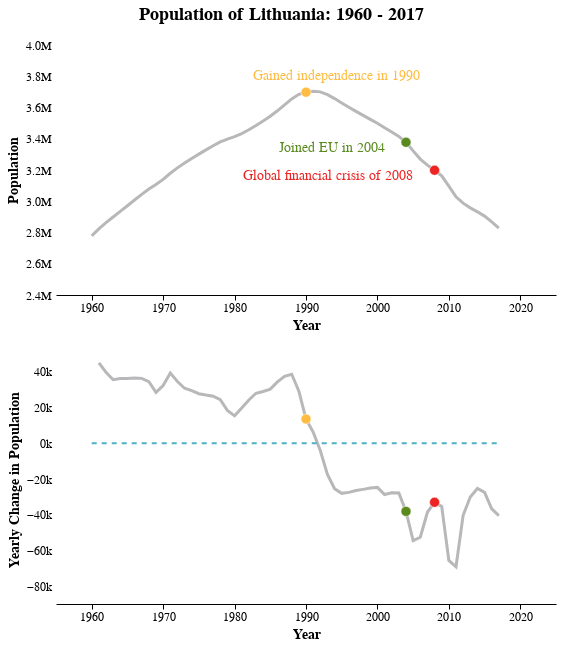

The code cell stored with this chart in its notebook:
### Code cell
base = alt.Chart(pop).mark_line(color='#b8b8ba').encode(
    x = alt.X('Year', scale = alt.Scale(domain=[1956, 2021]), axis=alt.Axis(format='f', tickCount=6))
)

pop_line = base.encode(
    y = alt.Y('Population:Q', scale = alt.Scale(domain=[2500000, 4000000]), axis=alt.Axis(format='s')),
    tooltip = ['Year', 'Population']
).properties(title="Population of Lithuania: 1960 - 2017", width=wd, height=hg)

circs = alt.Chart(circs_df).mark_circle(size=100, opacity=1.).encode(
    x = 'x',
    y = 'y',
    color = alt.Color('y:N', scale=alt.Scale(domain=circs_y, 
                                             range=colors), legend=None)
)

ind = alt.Chart(loc_df).mark_text().encode(
    x = alt.X('x', axis=alt.Axis(title='Year')),
    y = alt.Y('y', axis=alt.Axis(title='Population')),
    color = alt.Color('y:N', scale=alt.Scale(domain=text_y, 
                                             range=colors), legend=None),
    text = 'text',
    size = alt.value(14)
)


ch_line = base.encode(
    y = alt.Y('Yearly Change:Q', scale = alt.Scale(domain=[-90000.0, 50000.0]), axis=alt.Axis(format='s')),
    tooltip = ['Year', 'Yearly Change']
).properties(width=wd, height=hg)


circs_ch = alt.Chart(circs_ch_df).mark_circle(size=100, opacity=1.).encode(
    x = alt.X('x', axis=alt.Axis(title='Year')),
    y = alt.Y('y', axis=alt.Axis(title='Yearly Change in Population')),
    color = alt.Color('y:N', scale=alt.Scale(domain=circs_ch_y, 
                                             range=colors), legend=None)
)

zero_ln = alt.Chart(zero_line_df).mark_line(color='#4FB0C6', strokeWidth=2, strokeDash=[5, 5]).encode(
    x = 'x',
    y = 'y'
)

(pop_line + circs + ind) & (ch_line + circs_ch + zero_ln)

### Figure 1 — Vega-Lite specification as saved in the notebook (floating-point values rounded to 4 significant figures)
{"$schema": "https://vega.github.io/schema/vega-lite/v2.6.0.json", "config": {"axisX": {"domain": true, "domainColor": "black", "domainWidth": 1, "grid": false, "labelAngle": 0, "labelColor": "black", "labelFont": "Poppins", "labelFontSize": 12, "tickColor": "black", "tickSize": 5, "titleColor": "black", "titleFont": "Poppins", "titleFontSize": 14, "titlePadding": 5}, "axisY": {"domain": false, "grid": false, "gridColor": "white", "gridWidth": 1, "labelAngle": 0, "labelColor": "black", "labelFont": "Poppins", "labelFontSize": 12, "labelPadding": 5, "ticks": false, "titleColor": "black", "titleFont": "Poppins", "titleFontSize": 14, "titlePadding": 5}, "bar": {"binSpacing": 1, "continuousBandSize": 30, "discreteBandSize": 30, "size": 40, "stroke": false}, "circle": {"size": 50, "stroke": "white", "strokeWidth": 0.5}, "legend": {"labelFont": "Poppins", "labelFontSize": 12, "offset": 0, "orient": "top-right", "symbolSize": 100, "symbolType": "circle", "title": "", "titleFont": "Poppins", "titleFontSize": 14}, "line": {"strokeWidth": 3}, "path": {"strokeWidth": 0.5}, "point": {"size": 50}, "range": {"category": ["#47b8e0", "#ffc952", "#a5d296", "#ff7473", "#7f9eb2", "#f1bbba", "#D1B6E1", "#D9D4CF"], "diverging": ["#eff3ff", "#c6dbef", "#9ecae1", "#6baed6", "#3182bd", "#08519c"]}, "text": {"align": "right", "font": "Poppins", "fontSize": 11, "fontWeight": 400, "size": 11}, "title": {"anchor": "center", "font": "Poppins", "fontSize": 18, "offset": 15}, "trail": {"size": 1, "strokeWidth": 0}, "view": {"stroke": "transparent"}}, "datasets": {"data-0dc01439ff695e2fc75efc5640833b38": [{"Population": 2778550, "Year": 1960, "Yearly Change": null, "Yearly Change (%)": null}, {"Population": 2823550, "Year": 1961, "Yearly Change": 45000, "Yearly Change (%)": 1.62}, {"Population": 2863350, "Year": 1962, "Yearly Change": 39800, "Yearly Change (%)": 1.41}, {"Population": 2898950, "Year": 1963, "Yearly Change": 35600, "Yearly Change (%)": 1.24}, {"Population": 2935200, "Year": 1964, "Yearly Change": 36250, "Yearly Change (%)": 1.25}, {"Population": 2971450, "Year": 1965, "Yearly Change": 36250, "Yearly Change (%)": 1.24}, {"Population": 3008050, "Year": 1966, "Yearly Change": 36600, "Yearly Change (%)": 1.23}, {"Population": 3044400, "Year": 1967, "Yearly Change": 36350, "Yearly Change (%)": 1.21}, {"Population": 3078850, "Year": 1968, "Yearly Change": 34450, "Yearly Change (%)": 1.13}, {"Population": 3107321, "Year": 1969, "Yearly Change": 28471, "Yearly Change (%)": 0.92}, {"Population": 3139689, "Year": 1970, "Yearly Change": 32368, "Yearly Change (%)": 1.04}, {"Population": 3179041, "Year": 1971, "Yearly Change": 39352, "Yearly Change (%)": 1.25}, {"Population": 3213622, "Year": 1972, "Yearly Change": 34581, "Yearly Change (%)": 1.09}, {"Population": 3244438, "Year": 1973, "Yearly Change": 30816, "Yearly Change (%)": 0.96}, {"Population": 3273894, "Year": 1974, "Yearly Change": 29456, "Yearly Change (%)": 0.91}, {"Population": 3301652, "Year": 1975, "Yearly Change": 27758, "Yearly Change (%)": 0.85}, {"Population": 3328664, "Year": 1976, "Yearly Change": 27012, "Yearly Change (%)": 0.82}, {"Population": 3355036, "Year": 1977, "Yearly Change": 26372, "Yearly Change (%)": 0.79}, {"Population": 3379514, "Year": 1978, "Yearly Change": 24478, "Yearly Change (%)": 0.73}, {"Population": 3397842, "Year": 1979, "Yearly Change": 18328, "Yearly Change (%)": 0.54}, {"Population": 3413202, "Year": 1980, "Yearly Change": 15360, "Yearly Change (%)": 0.45}, {"Population": 3432947, "Year": 1981, "Yearly Change": 19745, "Yearly Change (%)": 0.58}, {"Population": 3457179, "Year": 1982, "Yearly Change": 24232, "Yearly Change (%)": 0.71}, {"Population": 3485192, "Year": 1983, "Yearly Change": 28013, "Yearly Change (%)": 0.81}, {"Population": 3514205, "Year": 1984, "Yearly Change": 29013, "Yearly Change (%)": 0.83}, {"Population": 3544543, "Year": 1985, "Yearly Change": 30338, "Yearly Change (%)": 0.86}, {"Population": 3578914, "Year": 1986, "Yearly Change": 34371, "Yearly Change (%)": 0.97}, {"Population": 3616367, "Year": 1987, "Yearly Change": 37453, "Yearly Change (%)": 1.05}, {"Population": 3655049, "Year": 1988, "Yearly Change": 38682, "Yearly Change (%)": 1.07}, {"Population": 3684255, "Year": 1989, "Yearly Change": 29206, "Yearly Change (%)": 0.8}, {"Population": 3697838, "Year": 1990, "Yearly Change": 13583, "Yearly Change (%)": 0.37}, {"Population": 3704134, "Year": 1991, "Yearly Change": 6296, "Yearly Change (%)": 0.17}, {"Population": 3700114, "Year": 1992, "Yearly Change": -4020, "Yearly Change (%)": -0.11}, {"Population": 3682613, "Year": 1993, "Yearly Change": -17501, "Yearly Change (%)": -0.47}, {"Population": 3657144, "Year": 1994, "Yearly Change": -25469, "Yearly Change (%)": -0.69}, {"Population": 3629102, "Year": 1995, "Yearly Change": -28042, "Yearly Change (%)": -0.77}, {"Population": 3601613, "Year": 1996, "Yearly Change": -27489, "Yearly Change (%)": -0.76}, {"Population": 3575137, "Year": 1997, "Yearly Change": -26476, "Yearly Change (%)": -0.74}, {"Population": 3549331, "Year": 1998, "Yearly Change": -25806, "Yearly Change (%)": -0.72}, {"Population": 3524238, "Year": 1999, "Yearly Change": -25093, "Yearly Change (%)": -0.71}, {"Population": 3499536, "Year": 2000, "Yearly Change": -24702, "Yearly Change (%)": -0.7}, {"Population": 3470818, "Year": 2001, "Yearly Change": -28718, "Yearly Change (%)": -0.82}, {"Population": 3443067, "Year": 2002, "Yearly Change": -27751, "Yearly Change (%)": -0.8}, {"Population": 3415213, "Year": 2003, "Yearly Change": -27854, "Yearly Change (%)": -0.81}, {"Population": 3377075, "Year": 2004, "Yearly Change": -38138, "Yearly Change (%)": -1.12}, {"Population": 3322528, "Year": 2005, "Yearly Change": -54547, "Yearly Change (%)": -1.62}, {"Population": 3269909, "Year": 2006, "Yearly Change": -52619, "Yearly Change (%)": -1.58}, {"Population": 3231294, "Year": 2007, "Yearly Change": -38615, "Yearly Change (%)": -1.18}, {"Population": 3198231, "Year": 2008, "Yearly Change": -33063, "Yearly Change (%)": -1.02}, {"Population": 3162916, "Year": 2009, "Yearly Change": -35315, "Yearly Change (%)": -1.1}, {"Population": 3097282, "Year": 2010, "Yearly Change": -65634, "Yearly Change (%)": -2.08}, {"Population": 3028115, "Year": 2011, "Yearly Change": -69167, "Yearly Change (%)": -2.23}, {"Population": 2987773, "Year": 2012, "Yearly Change": -40342, "Yearly Change (%)": -1.33}, {"Population": 2957689, "Year": 2013, "Yearly Change": -30084, "Yearly Change (%)": -1.01}, {"Population": 2932367, "Year": 2014, "Yearly Change": -25322, "Yearly Change (%)": -0.86}, {"Population": 2904910, "Year": 2015, "Yearly Change": -27457, "Yearly Change (%)": -0.94}, {"Population": 2868231, "Year": 2016, "Yearly Change": -36679, "Yearly Change (%)": -1.26}, {"Population": 2827721, "Year": 2017, "Yearly Change": -40510, "Yearly Change (%)": -1.41}], "data-37fe77f320fec3872530664b045db78e": [{"x": 1960, "y": 0}, {"x": 2017, "y": 0}], "data-464564494da33992d81284d13ba083b7": [{"x": 1990, "y": 13583}, {"x": 2004, "y": -38138}, {"x": 2008, "y": -33063}], "data-6f6eec00e76bc68d15d074731e4a783b": [{"x": 1990, "y": 3697838}, {"x": 2004, "y": 3377075}, {"x": 2008, "y": 3198231}], "data-e13e7d4c777097dd6702843e072cd5b0": [{"text": "Gained independence in 1990", "x": 2006, "y": 3800000}, {"text": "Joined EU in 2004", "x": 2001, "y": 3340000}, {"text": "Global financial crisis of 2008", "x": 2005, "y": 3160000}]}, "height": 300, "vconcat": [{"layer": [{"data": {"name": "data-0dc01439ff695e2fc75efc5640833b38"}, "encoding": {"tooltip": [{"field": "Year", "type": "quantitative"}, {"field": "Population", "type": "quantitative"}], "x": {"axis": {"format": "f", "tickCount": 6}, "field": "Year", "scale": {"domain": [1956, 2021]}, "type": "quantitative"}, "y": {"axis": {"format": "s"}, "field": "Population", "scale": {"domain": [2500000, 4000000]}, "type": "quantitative"}}, "height": 250, "mark": {"color": "#b8b8ba", "type": "line"}, "title": "Population of Lithuania: 1960 - 2017", "width": 500}, {"data": {"name": "data-6f6eec00e76bc68d15d074731e4a783b"}, "encoding": {"color": {"field": "y", "legend": null, "scale": {"domain": [3697838, 3377075, 3198231], "range": ["#FFBC42", "#5A8A1D", "#EC2424"]}, "type": "nominal"}, "x": {"field": "x", "type": "quantitative"}, "y": {"field": "y", "type": "quantitative"}}, "mark": {"opacity": 1, "size": 100, "type": "circle"}}, {"data": {"name": "data-e13e7d4c777097dd6702843e072cd5b0"}, "encoding": {"color": {"field": "y", "legend": null, "scale": {"domain": [3800000, 3340000, 3160000], "range": ["#FFBC42", "#5A8A1D", "#EC2424"]}, "type": "nominal"}, "size": {"value": 14}, "text": {"field": "text", "type": "nominal"}, "x": {"axis": {"title": "Year"}, "field": "x", "type": "quantitative"}, "y": {"axis": {"title": "Population"}, "field": "y", "type": "quantitative"}}, "mark": "text"}]}, {"layer": [{"data": {"name": "data-0dc01439ff695e2fc75efc5640833b38"}, "encoding": {"tooltip": [{"field": "Year", "type": "quantitative"}, {"field": "Yearly Change", "type": "quantitative"}], "x": {"axis": {"format": "f", "tickCount": 6}, "field": "Year", "scale": {"domain": [1956, 2021]}, "type": "quantitative"}, "y": {"axis": {"format": "s"}, "field": "Yearly Change", "scale": {"domain": [-90000, 50000]}, "type": "quantitative"}}, "height": 250, "mark": {"color": "#b8b8ba", "type": "line"}, "width": 500}, {"data": {"name": "data-464564494da33992d81284d13ba083b7"}, "encoding": {"color": {"field": "y", "legend": null, "scale": {"domain": [13583, -38138, -33063], "range": ["#FFBC42", "#5A8A1D", "#EC2424"]}, "type": "nominal"}, "x": {"axis": {"title": "Year"}, "field": "x", "type": "quantitative"}, "y": {"axis": {"title": "Yearly Change in Population"}, "field": "y", "type": "quantitative"}}, "mark": {"opacity": 1, "size": 100, "type": "circle"}}, {"data": {"name": "data-37fe77f320fec3872530664b045db78e"}, "encoding": {"x": {"field": "x", "type": "quantitative"}, "y": {"field": "y", "type": "quantitative"}}, "mark": {"color": "#4FB0C6", "strokeDash": [5, 5], "strokeWidth": 2, "type": "line"}}]}], "width": 400}
